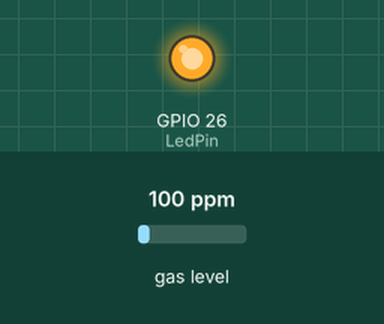
Simulated run of this sketch. Board: ESP32. On the bench: output pins drawn as LEDs (lit = HIGH). The test bench sets the inputs (shaded band); at power-on: gas level 100 ppm. What the sketch prints to the serial monitor is not drawn.

Above: at 0.1 s.
Timing chart, 0 to 1.6 s (numbered marks = the images above):
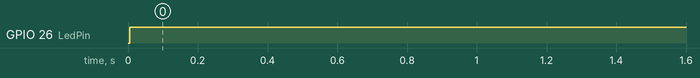

Measured:
- by itself, GPIO 26 (LedPin): LOW → HIGH at 0.01 s

The sketch:

board_1.ino
```cpp
#include <esp_now.h>
#include <WiFi.h>
#include <MQUnifiedsensor.h>

#define Board ("ESP 32")
#define Pin (34) // Pin analog untuk sensor MQ-2
#define Type ("MQ-2")
#define Voltage_Resolution (5)
#define ADC_Bit_Resolution (12)
#define RatioMQ2CleanAir (9.83)

MQUnifiedsensor MQ2(Board, Voltage_Resolution, ADC_Bit_Resolution, Pin, Type);

const int LedPin = 26 ;

// REPLACE WITH THE RECEIVER'S MAC Address
uint8_t broadcastAddress[] = {0xFC, 0xB4, 0x67, 0x93, 0xFE, 0x88};

// Structure example to send data
// Must match the receiver structure
typedef struct struct_message {
  int id;       // must be unique for each sender board
  float dataSensor;
} struct_message;

// Create a struct_message called myData
struct_message myData;

// Create peer interface
esp_now_peer_info_t peerInfo;

// callback when data is sent
void OnDataSent(const uint8_t *mac_addr, esp_now_send_status_t status) {
  Serial.print("\r\nLast Packet Send Status:\t");
  Serial.println(status == ESP_NOW_SEND_SUCCESS ? "Delivery Success" : "Delivery Fail");
  if (status == 0) {
    Serial.println("Sent with success");
    digitalWrite(LedPin,HIGH);
  } else {
    Serial.println("Error sending the data");
    digitalWrite(LedPin,LOW);
  }
}

void setup() {
  // Init Serial Monitor
  Serial.begin(115200);
  pinMode(LedPin, OUTPUT);

  MQ2.setRegressionMethod(1);
  MQ2.setA(36974);    // CO     | 36974  | -3.109
  MQ2.setB(-3.109);

  MQ2.init();

  Serial.print("Calibrating please wait.");
  float calcR0 = 0;
  for (int i = 1; i <= 10; i++) {
    MQ2.update();
    calcR0 += MQ2.calibrate(RatioMQ2CleanAir);
    Serial.print(".");
  }
  MQ2.setR0(calcR0 / 10);
  Serial.println("  done!.");

  if (isinf(calcR0)) {
    Serial.println("Warning: Connection issue, R0 is infinite (Open circuit detected) please check your wiring and supply");
    while (1);
  }
  if (calcR0 == 0) {
    Serial.println("Warning: Connection issue found, R0 is zero (Analog pin shorts to ground) please check your wiring and supply");
    while (1);
  }

  MQ2.serialDebug(true);

  // Set device as a Wi-Fi Station
  WiFi.mode(WIFI_STA);

  // Init ESP-NOW
  if (esp_now_init() != ESP_OK) {
    Serial.println("Error initializing ESP-NOW");
    return;
  }

  // Once ESPNow is successfully Init, we will register for Send CB to
  // get the status of Trasnmitted packet
  esp_now_register_send_cb(OnDataSent);

  // Register peer
  memcpy(peerInfo.peer_addr, broadcastAddress, 6);
  peerInfo.channel = 0;
  peerInfo.encrypt = false;

  // Add peer
  if (esp_now_add_peer(&peerInfo) != ESP_OK) {
    Serial.println("Failed to add peer");
    return;
  }
}

void loop() {
  // Set values to send
  myData.id = 1;

  // Read smoke level from MQ-2 sensor
  MQ2.update();
  float sensorValue = MQ2.readSensor();
  myData.dataSensor = sensorValue;

  // Send message via ESP-NOW
  esp_err_t result = esp_now_send(broadcastAddress, (uint8_t *)&myData, sizeof(myData));
  Serial.println("Data: ");
  Serial.println(sensorValue);


  delay(1000);
}
```
